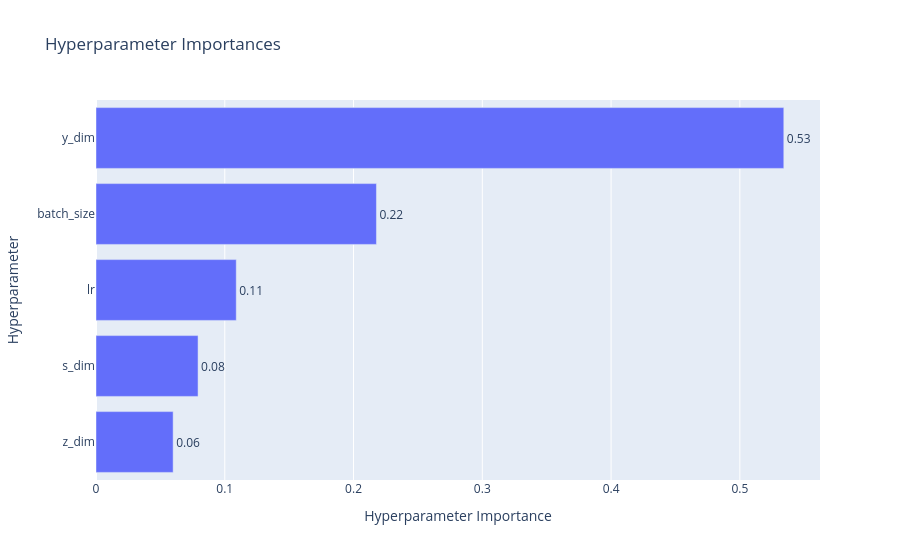
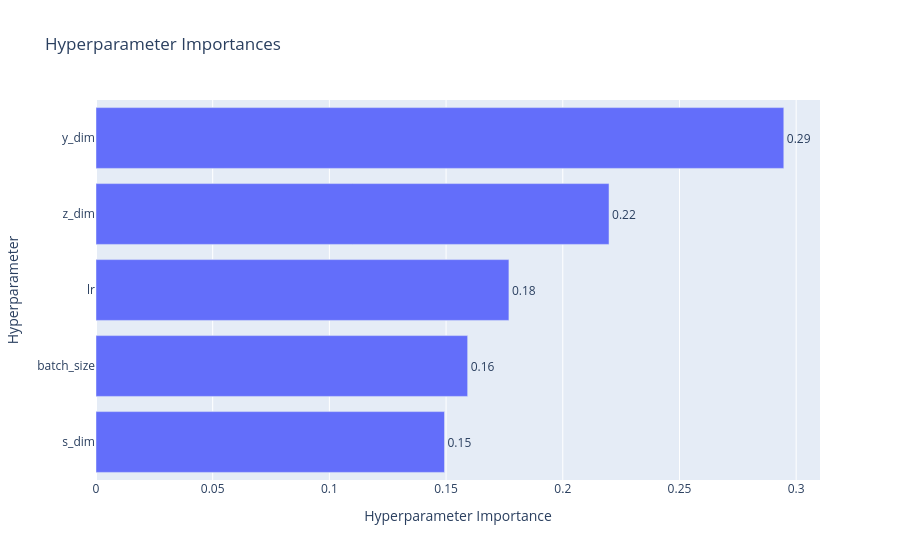

The code cell stored with these charts, in order, in its notebook:
### Code cell
for i in range(len(names_objs)):
    print(f"Parameter importances for {names_objs[i]}:")
    plot_param_importances(study, target=lambda t: t.values[i], target_name=names_objs[i]).show()

### Figure 1 — Plotly figure (JSON) as saved in the notebook; plotly's stock layout.template omitted (floating-point values rounded to 4 significant figures)
{"data": [{"cliponaxis": false, "hovertemplate": ["z_dim (IntDistribution): 0.05990862944528516<extra></extra>", "s_dim (IntDistribution): 0.07925486880122862<extra></extra>", "lr (CategoricalDistribution): 0.10891654954658514<extra></extra>", "batch_size (CategoricalDistribution): 0.21779243379857366<extra></extra>", "y_dim (IntDistribution): 0.5341275184083273<extra></extra>"], "name": "Survival curves dist", "orientation": "h", "text": ["0.06", "0.08", "0.11", "0.22", "0.53"], "textposition": "outside", "type": "bar", "x": [0.05991, 0.07925, 0.1089, 0.2178, 0.5341], "y": ["z_dim", "s_dim", "lr", "batch_size", "y_dim"]}], "layout": {"title": {"text": "Hyperparameter Importances"}, "xaxis": {"title": {"text": "Hyperparameter Importance"}}, "yaxis": {"title": {"text": "Hyperparameter"}}}}

### Figure 2 — Plotly figure (JSON) as saved in the notebook; plotly's stock layout.template omitted (floating-point values rounded to 4 significant figures)
{"data": [{"cliponaxis": false, "hovertemplate": ["s_dim (IntDistribution): 0.14932522282444236<extra></extra>", "batch_size (CategoricalDistribution): 0.15923904930593297<extra></extra>", "lr (CategoricalDistribution): 0.1769212391172821<extra></extra>", "z_dim (IntDistribution): 0.21981564827910463<extra></extra>", "y_dim (IntDistribution): 0.29469884047323786<extra></extra>"], "name": "Identifiability score", "orientation": "h", "text": ["0.15", "0.16", "0.18", "0.22", "0.29"], "textposition": "outside", "type": "bar", "x": [0.1493, 0.1592, 0.1769, 0.2198, 0.2947], "y": ["s_dim", "batch_size", "lr", "z_dim", "y_dim"]}], "layout": {"title": {"text": "Hyperparameter Importances"}, "xaxis": {"title": {"text": "Hyperparameter Importance"}}, "yaxis": {"title": {"text": "Hyperparameter"}}}}
